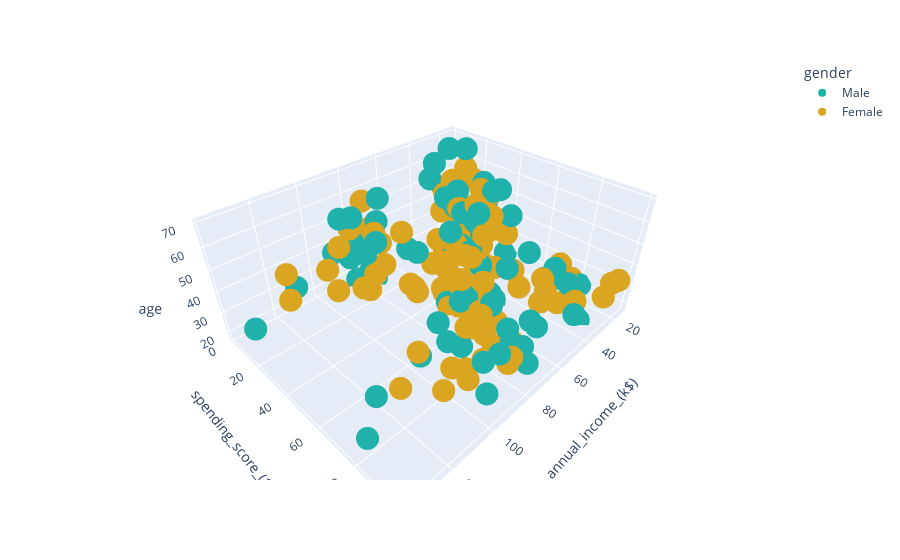

The cell this chart's notebook holds for it:
### Code cell
fig = px.scatter_3d(df, 
                    x="annual_income_(k$)",
                    y="spending_score_(1-100)",
                    z="age",
                    color='gender', 
                    color_discrete_sequence=["lightseagreen", "goldenrod"],
)
fig.show();

### Figure 1 — Plotly figure (JSON) as saved in the notebook; plotly's stock layout.template omitted (floating-point values rounded to 4 significant figures)
{"data": [{"hovertemplate": "gender=Male<br>annual_income_(k$)=%{x}<br>spending_score_(1-100)=%{y}<br>age=%{z}<extra></extra>", "legendgroup": "Male", "marker": {"color": "lightseagreen", "symbol": "circle"}, "mode": "markers", "name": "Male", "scene": "scene", "showlegend": true, "type": "scatter3d", "x": [15, 15, 19, 19, 20, 20, 21, 23, 24, 24, 25, 28, 28, 30, 33, 33, 38, 39, 42, 43, 43, 44, 46, 46, 46, 48, 48, 48, 49, 54, 54, 54, 54, 54, 54, 54, 59, 60, 60, 61, 61, 62, 62, 62, 63, 63, 63, 63, 64, 67, 69, 71, 71, 71, 71, 71, 71, 73, 73, 74, 75, 77, 77, 77, 78, 78, 78, 78, 78, 81, 85, 86, 87, 87, 87, 87, 87, 88, 88, 93, 93, 98, 99, 101, 113, 126, 137, 137], "y": [39, 81, 3, 14, 13, 79, 66, 29, 35, 73, 73, 82, 61, 4, 4, 92, 92, 36, 60, 60, 41, 46, 46, 56, 55, 51, 59, 59, 55, 47, 54, 48, 51, 55, 41, 46, 41, 49, 52, 42, 49, 59, 55, 56, 46, 43, 48, 52, 46, 56, 91, 35, 95, 11, 75, 9, 75, 5, 73, 10, 93, 12, 97, 36, 90, 17, 88, 1, 1, 5, 26, 20, 63, 13, 75, 10, 92, 15, 69, 14, 90, 15, 97, 68, 8, 74, 18, 83], "z": [19, 21, 64, 67, 37, 22, 20, 52, 35, 25, 31, 29, 35, 60, 53, 18, 24, 48, 33, 59, 47, 69, 53, 70, 19, 63, 18, 19, 70, 59, 26, 40, 57, 38, 67, 48, 18, 48, 24, 48, 20, 67, 26, 49, 54, 68, 66, 65, 19, 27, 39, 43, 40, 59, 38, 47, 39, 20, 32, 19, 32, 25, 28, 48, 34, 43, 39, 37, 34, 19, 50, 42, 32, 40, 28, 36, 36, 58, 27, 59, 35, 46, 30, 28, 33, 32, 32, 30]}, {"hovertemplate": "gender=Female<br>annual_income_(k$)=%{x}<br>spending_score_(1-100)=%{y}<br>age=%{z}<extra></extra>", "legendgroup": "Female", "marker": {"color": "goldenrod", "symbol": "circle"}, "mode": "markers", "name": "Female", "scene": "scene", "showlegend": true, "type": "scatter3d", "x": [16, 16, 17, 17, 18, 18, 19, 19, 20, 20, 21, 23, 25, 28, 28, 29, 29, 30, 33, 33, 34, 34, 37, 37, 38, 39, 39, 39, 40, 40, 40, 40, 42, 43, 43, 44, 46, 47, 47, 48, 48, 48, 49, 50, 50, 54, 54, 54, 54, 54, 57, 57, 58, 58, 59, 60, 60, 60, 60, 62, 62, 62, 63, 63, 64, 65, 65, 65, 65, 67, 67, 67, 69, 70, 70, 72, 72, 73, 73, 74, 75, 76, 76, 77, 78, 78, 78, 78, 78, 78, 78, 79, 79, 81, 85, 86, 87, 88, 88, 97, 97, 98, 99, 101, 103, 103, 103, 103, 113, 120, 120, 126], "y": [6, 77, 40, 76, 6, 94, 72, 99, 15, 77, 35, 98, 5, 14, 32, 31, 87, 73, 14, 81, 17, 73, 26, 75, 35, 61, 28, 65, 55, 47, 42, 42, 52, 54, 45, 50, 51, 52, 59, 50, 48, 47, 42, 49, 56, 53, 52, 42, 44, 57, 58, 55, 60, 46, 55, 40, 42, 47, 50, 41, 48, 42, 50, 54, 42, 48, 50, 43, 59, 43, 57, 40, 58, 29, 77, 34, 71, 88, 7, 72, 5, 40, 87, 74, 22, 20, 76, 16, 89, 78, 73, 35, 83, 93, 75, 95, 27, 13, 86, 32, 86, 88, 39, 24, 17, 85, 23, 69, 91, 16, 79, 28], "z": [20, 23, 31, 22, 35, 23, 30, 35, 58, 24, 35, 35, 46, 54, 45, 40, 23, 21, 49, 21, 42, 30, 36, 20, 65, 31, 49, 24, 50, 27, 29, 31, 49, 31, 50, 51, 27, 67, 54, 43, 68, 32, 47, 60, 60, 45, 23, 49, 46, 21, 55, 22, 34, 50, 68, 40, 32, 47, 27, 23, 49, 21, 66, 19, 38, 18, 19, 63, 49, 51, 50, 38, 40, 23, 31, 25, 31, 29, 44, 35, 57, 28, 32, 32, 34, 44, 38, 47, 27, 30, 30, 56, 29, 31, 36, 33, 36, 52, 30, 37, 32, 29, 41, 54, 41, 36, 34, 32, 38, 47, 35, 45]}], "layout": {"legend": {"title": {"text": "gender"}, "tracegroupgap": 0}, "margin": {"t": 60}, "scene": {"domain": {"x": [0, 1], "y": [0, 1]}, "xaxis": {"title": {"text": "annual_income_(k$)"}}, "yaxis": {"title": {"text": "spending_score_(1-100)"}}, "zaxis": {"title": {"text": "age"}}}}}
